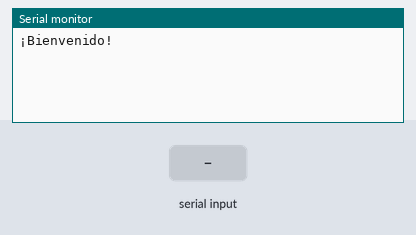
This sketch was run on a simulated Arduino Uno, built with avr-gcc and run on an emulated ATmega328P. On the bench: the last lines printed to the serial monitor. Inputs (shaded band) come from the test bench.

Above: at 1.2 s.
1.3 s: "90,45,200\n" received over Serial
At 2.5 s:
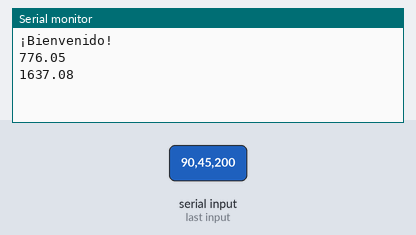
2.8 s: "30,150,10\n" received over Serial
At 3.7 s:
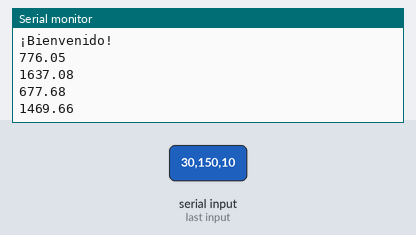
Timing chart, 0 to 5.8 s (numbered marks = the images above; inputs shaded):
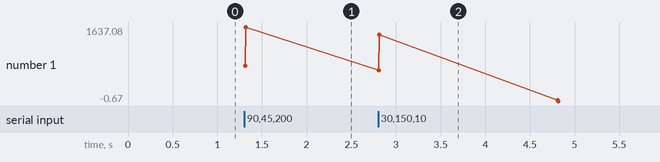

Measured:
- after the input at 1.3 s, the serial monitor: prints a new line at once (image 1)
- after the input at 2.8 s, the serial monitor: prints a new line at once (image 2)
- plotted number 1: 1637.08 → -0.67 after the input at 2.8 s

The sketch:

SistemaInteligente.ino
```cpp
void setup() {

  Serial.begin(9600);
  Serial.println("¡Bienvenido!");
}

float linearRegretionMotor(float shimer,float HNR,float RDPE ){
  return (shimer*-1.30563501) + (HNR*-0.29031104) + (RDPE*4.40475491) + 25.674;
}

float linearRegretionTotal(float shimer,float HNR,float RDPE ){
  return (shimer* -3.43584199) + (HNR*-0.4036477) + (RDPE*9.65389245) + 33.690;
}

void loop() {
float shimmer;
float hnr;
float rpde;


  if (Serial.available() >0){

    shimmer = Serial.parseFloat();
    hnr = Serial.parseFloat();
    rpde = Serial.parseFloat();

    Serial.println(linearRegretionMotor(shimmer,hnr,rpde));
    Serial.println(linearRegretionTotal(shimmer,hnr,rpde));

  }

}
```
